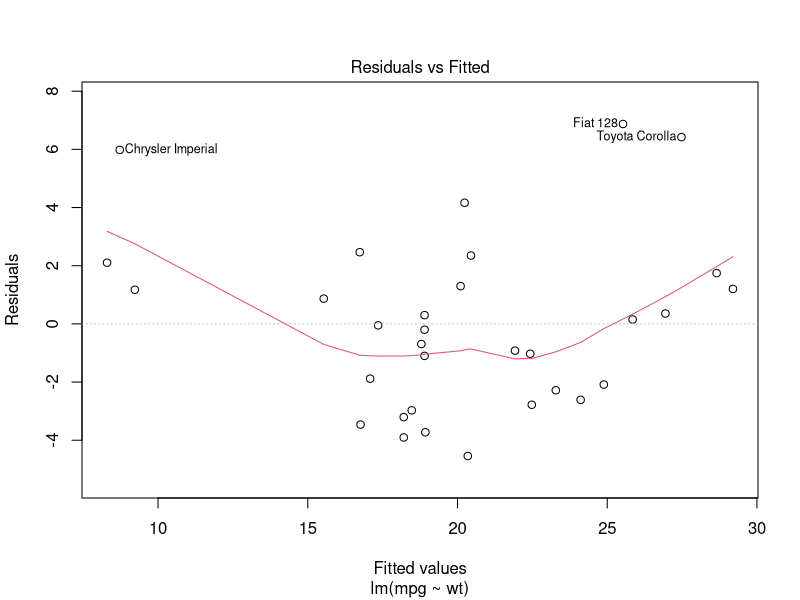
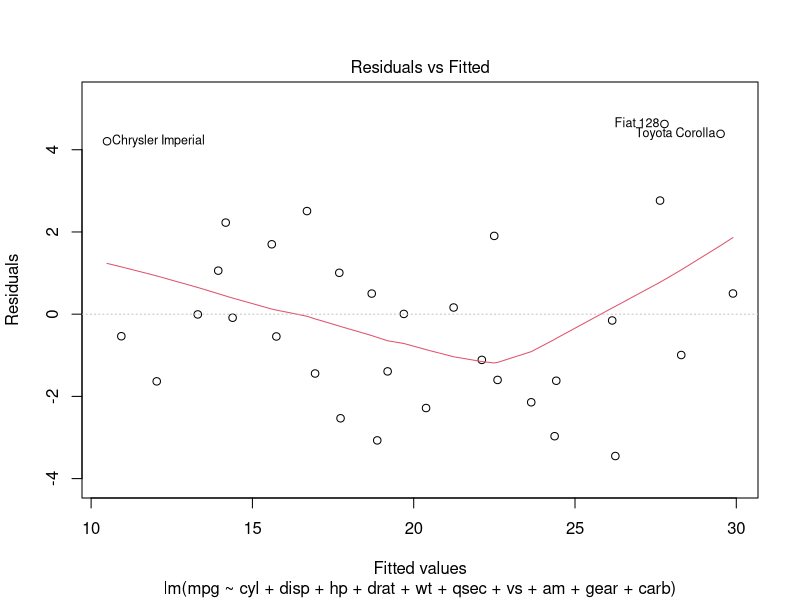
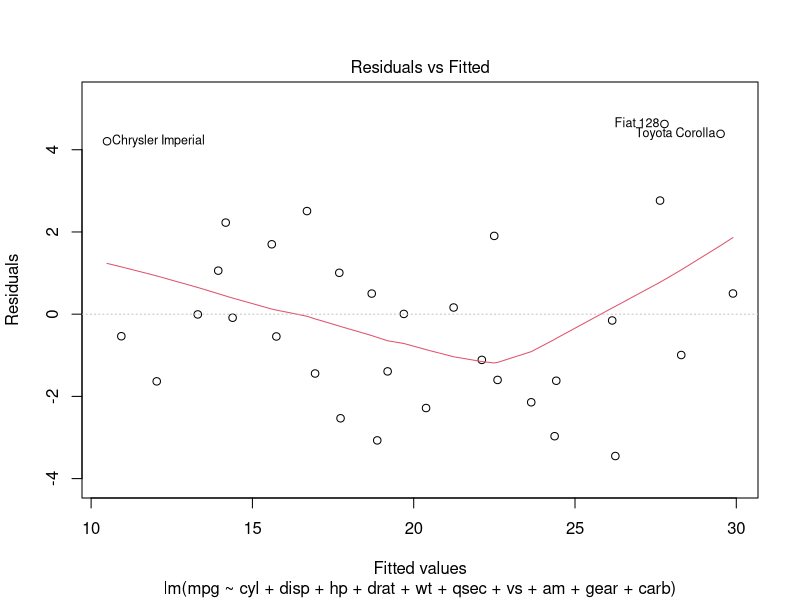

Write the R code that produced these figures, in order. (Note: this script raises an error after producing the figures.)
## ---- chunk 1
#Exercise: Build a simple linear regression with just the wt variable â€“ how does the quality and fit of the model compare with using all variables and the selected subset using step()? What about other subsets?

data ("mtcars")

#Model 1 with just -> wt
mpgModelWt <-lm( formula =mpg~wt,
data = mtcars )
summary ( mpgModelWt )
plot ( mpgModelWt , which =1)
## ---- chunk 2
#Model 2, Model with all the variables
mpgModel <-lm( formula =mpg~cyl+disp+hp+drat+wt+qsec+vs+am+gear+carb ,
data = mtcars )
summary ( mpgModel )
plot ( mpgModel , which =1)
## ---- chunk 3
#Model 3, Model with subset
reducedModel <-step ( mpgModel , direction ="backward")
summary ( reducedModel )
plot ( mpgModel , which =1)
## ---- chunk 4
#The quality and fit of the model with just wt
mpgPredictions <-data.frame ( mpg= mtcars$mpg , pred = mpgModelWt$fitted.values )
mpgPredictions
ggplot ( data = mpgPredictions , aes(x = mpg , y = pred )) + geom_point() +
geom_abline ( mapping =aes ( slope =1, intercept =0) , color ='red ')
## ---- chunk 5
#The quality and fit of the model with all
mpgPredictions1 <-data.frame ( mpg= mtcars$mpg , pred = mpgModel$fitted.values )
mpgPredictions
ggplot ( data = mpgPredictions1 , aes(x = mpg , y = pred )) + geom_point() +
geom_abline ( mapping =aes ( slope =1, intercept =0) , color ='red ')
## ---- chunk 6
#The quality and fit of the model with subset
mpgPredictions2 <-data.frame ( mpg= mtcars$mpg , pred = reducedModel$fitted.values )
mpgPredictions
ggplot ( data = mpgPredictions2 , aes(x = mpg , y = pred )) + geom_point() +
geom_abline ( mapping =aes ( slope =1, intercept =0) , color ='red ')
## ---- chunk 7
# Answer: 
# After comparing the above three models, by examining the change in R2 and adjusted R2 values of all three regression equations we can conclude that the equation one, that is â€œmpg~wtâ€ is the best one, because the percentage change in R2 and adjusted R2 values is least for this regressionÂ equation.
